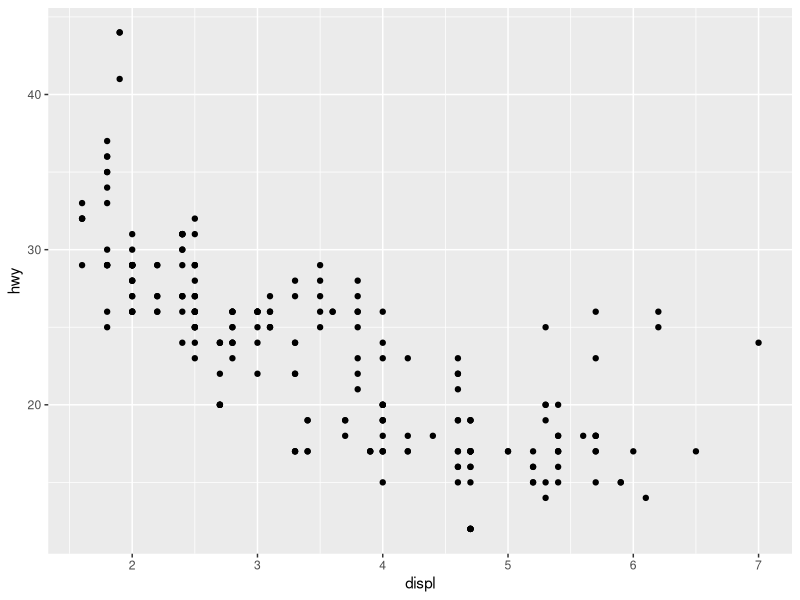
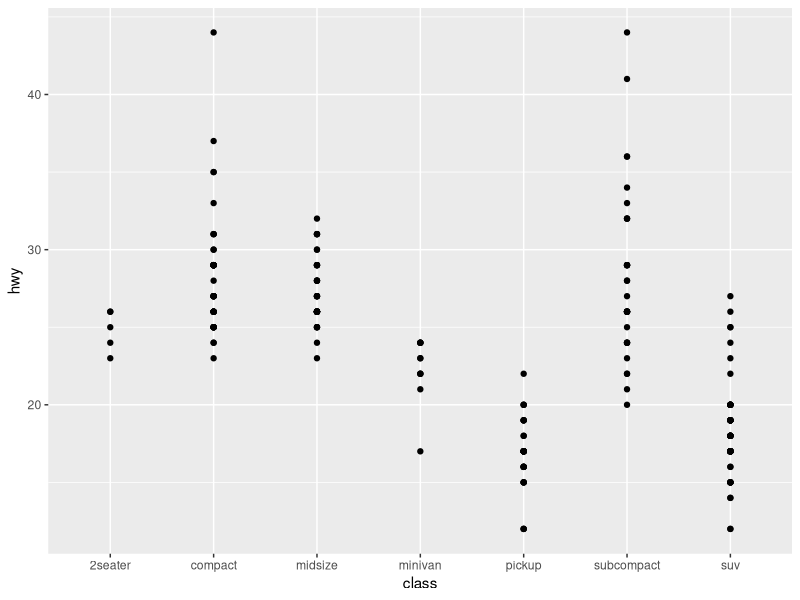
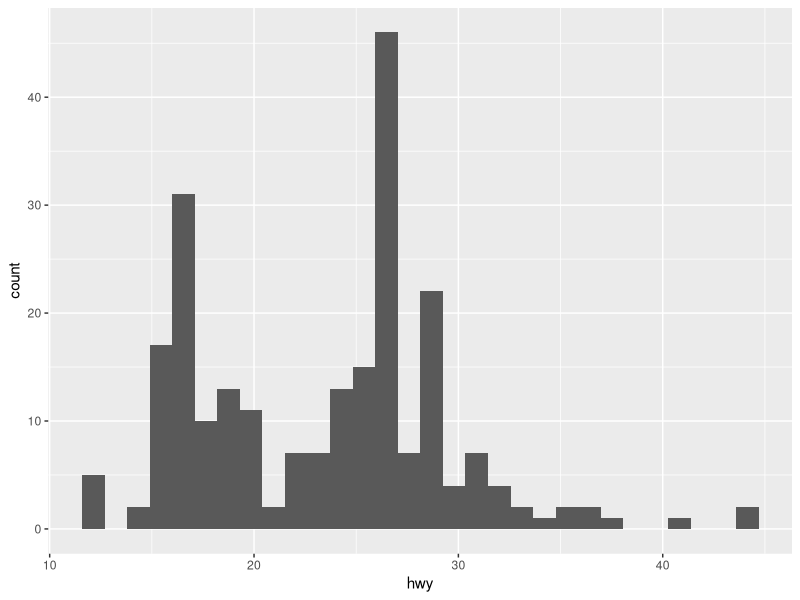
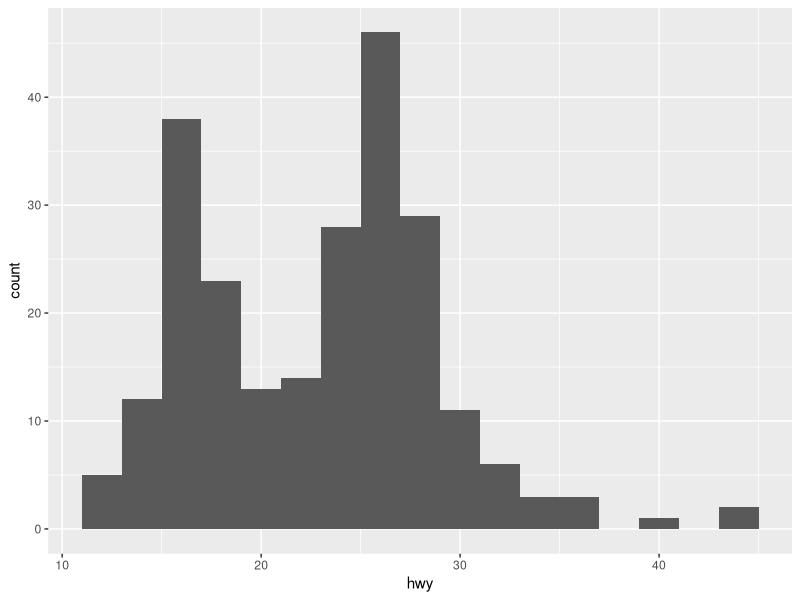
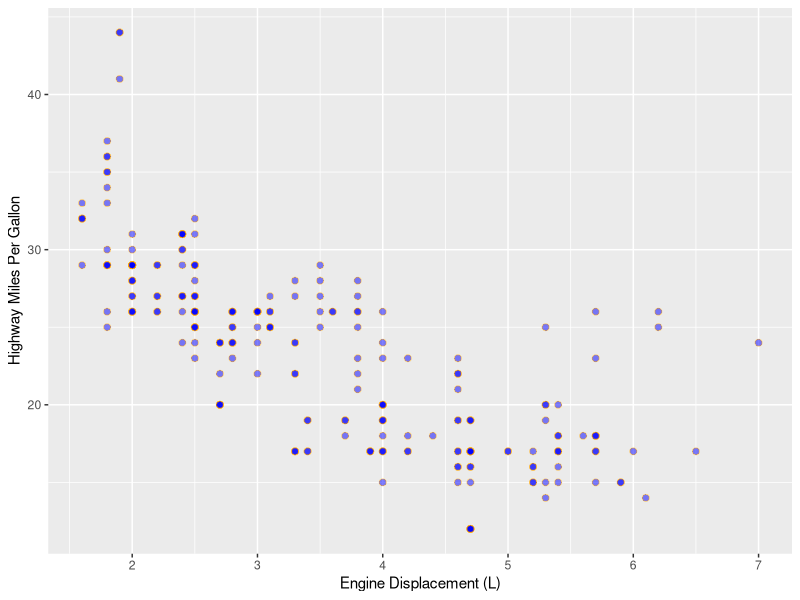
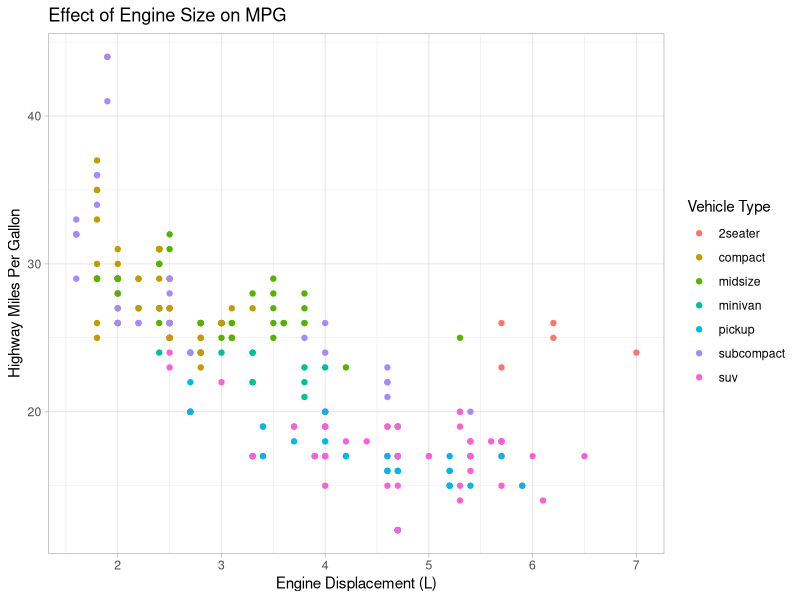
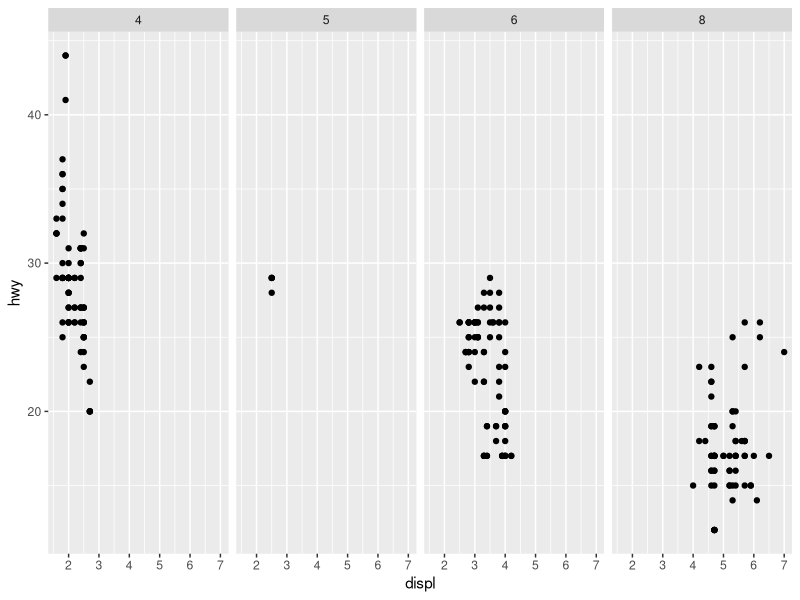
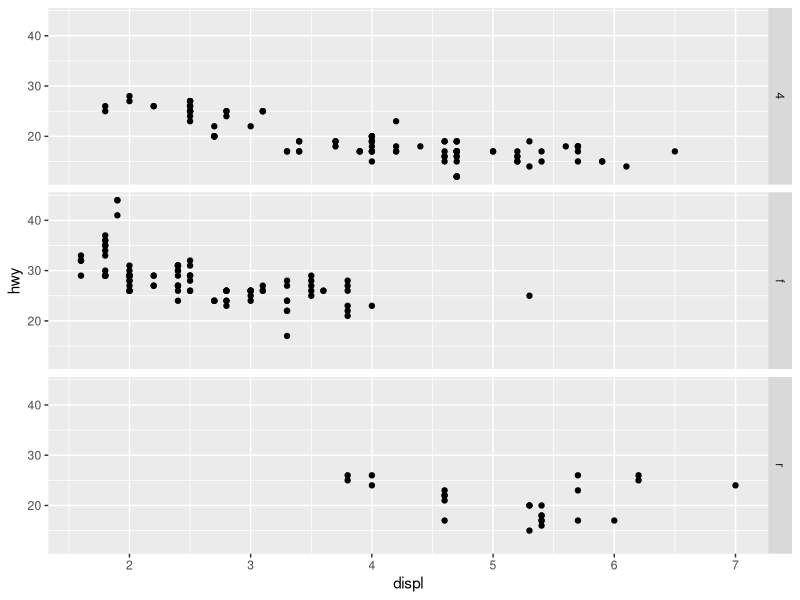

The R source for these figures, in order:
## ---- chunk 1
#| label: setup
#| include: false
library()
## ---- chunk 2
#| label: Load packages

library(tidyverse)
## ---- chunk 3
#| label: Car Dataset

# head() function creates a small display containing first and last data sections
head(mpg)
## ---- chunk 4
ggplot(data = mpg) +
  geom_point(mapping = aes(x = displ, y = hwy))
## ---- chunk 5
ggplot(data = mpg) +
  geom_point(mapping = aes(x = class, y = hwy))
## ---- chunk 6
#| label: histogram

ggplot(data = mpg) +
  geom_histogram(mapping = aes(x = hwy))
## ---- chunk 7
#| label: histogram binwidth adjust

ggplot(data = mpg) +
  geom_histogram(mapping = aes(hwy), 
                 binwidth = 2)
## ---- chunk 8
ggplot(data = mpg) +
  geom_point(mapping = aes(x = displ, y = hwy),
             size = 2,
             shape = 21,
             alpha = 0.5,
             color = "orange",
             fill = "blue"
             ) +
  labs(x = "Engine Displacement (L)",
       y = "Highway Miles Per Gallon", 
       color = "?")

ggplot(data = mpg) +
  geom_point(mapping = aes(x = displ, y = hwy, 
                           colour = class)) +
  labs(x = "Engine Displacement (L)",
       y = "Highway Miles Per Gallon", 
       color = "Vehicle Type",
       title = "Effect of Engine Size on MPG") +
  theme_light()
## ---- chunk 9
# Makes a plot that the commands below will modify
q <- ggplot(mpg) + geom_point(aes(x = displ, y = hwy))

# Generates an engine displacement vs highway mpg graph for each category of vehicle cylinder type. Graphs are stacked and value increments matched to a standard grid so comparisons can easily be made.
q + facet_grid(. ~ cyl) 

# Creates graph sub-types for each category of vehicle drive type (front- rear-, and 4-wheel drive)
q + facet_grid(drv ~ .)

# Splits graphs by vehicle drive type and cylinder size
q + facet_grid(drv ~ cyl)

# Makes unique graphs split by each car class. Axis value labels are placed or "wrapped" around the axis margins of outermost graphs
q + facet_wrap(~ class)

# Also splits graph by car class, but all graphs are symmetrically layed across the grid
q + facet_grid(~ class)
## ---- chunk 10

## ---- chunk 11
ggplot(mpg) + 
  geom_point(aes(displ, hwy)) +
  geom_smooth(aes(displ, hwy)) 
  ggsave("example.jpg")
